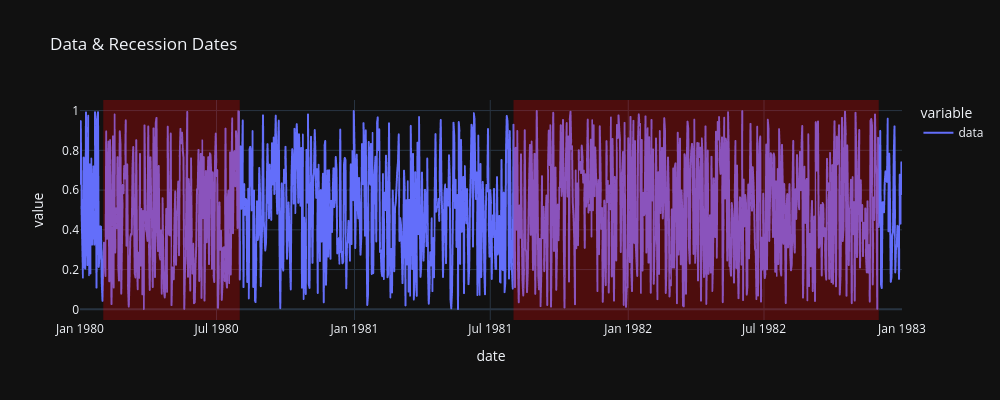

Write notebook code for a chart like this one.
### Code cell
def test_recession_dates(use_random_timeframe: bool = False) -> None:
    """
    Ensures that data can be plotted alongside of the recession dates in one figure
    """

    end = datetime.datetime.now()
    date = datetime.datetime(1985, 1, 1)
    rec_df = get_recession_data()

    if use_random_timeframe:
        # pick a random date in the available data
        # get the first date in the recession dates
        res = random.choices(rec_df.index, k=2)
        rand_years = [i.year for i in res]
        start_year, end_year = min(rand_years), max(rand_years)
        date = datetime.datetime(start_year, 1, 1)
        end = datetime.datetime(end_year, 1, 1)

    date_list = [date]

    while date < end:
        date += datetime.timedelta(days=1)
        date_list.append(date)

    rand_data = np.random.uniform(low=0, high=1, size=len(date_list))
    data_df = pd.DataFrame({"date": date_list, "data": rand_data})

    # Tests if the recession dates were plotted correctly
    data_df = data_df.set_index("date")

    # combine the df with the recession dates
    plot_it(data_df, "Data & Recession Dates", plot_recession_dates=True)


test_recession_dates(use_random_timeframe=True)

### Figure 1 — Plotly figure (JSON) as saved in the notebook; plotly's stock layout.template omitted (floating-point values rounded to 4 significant figures; data arrays with more than 128 entries replaced by an {"elided": "..."} marker saying what was removed)
{"data": [{"hovertemplate": "variable=data<br>date=%{x|%B %d, %Y}<br>value=%{y}<extra></extra>", "legendgroup": "data", "line": {"color": "#636efa", "dash": "solid"}, "marker": {"symbol": "circle"}, "mode": "lines", "name": "data", "showlegend": true, "type": "scattergl", "x": {"elided": "1097 str values"}, "xaxis": "x", "y": {"elided": "1097 float values"}, "yaxis": "y"}], "layout": {"height": 400, "legend": {"title": {"text": "variable"}, "tracegroupgap": 0}, "shapes": [{"fillcolor": "red", "line": {"width": 0}, "opacity": 0.25, "type": "rect", "x0": "1980-02-01", "x1": "1980-08-01", "xref": "x", "y0": 0, "y1": 1, "yref": "y domain"}, {"fillcolor": "red", "line": {"width": 0}, "opacity": 0.25, "type": "rect", "x0": "1981-08-01", "x1": "1982-12-01", "xref": "x", "y0": 0, "y1": 1, "yref": "y domain"}], "title": {"text": "Data & Recession Dates"}, "width": 1000, "xaxis": {"anchor": "y", "domain": [0, 1], "title": {"text": "date"}}, "yaxis": {"anchor": "x", "domain": [0, 1], "title": {"text": "value"}}}}
